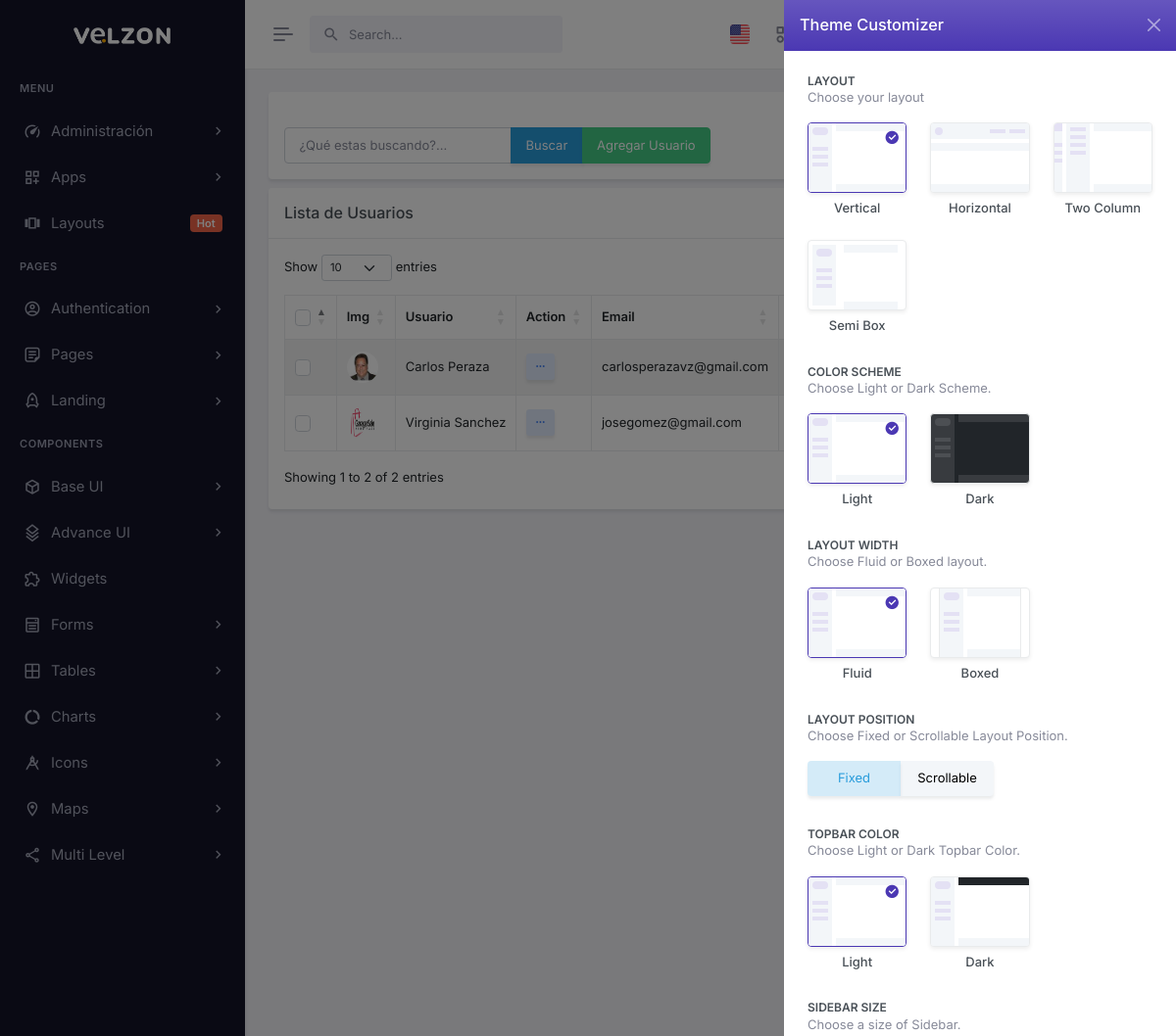
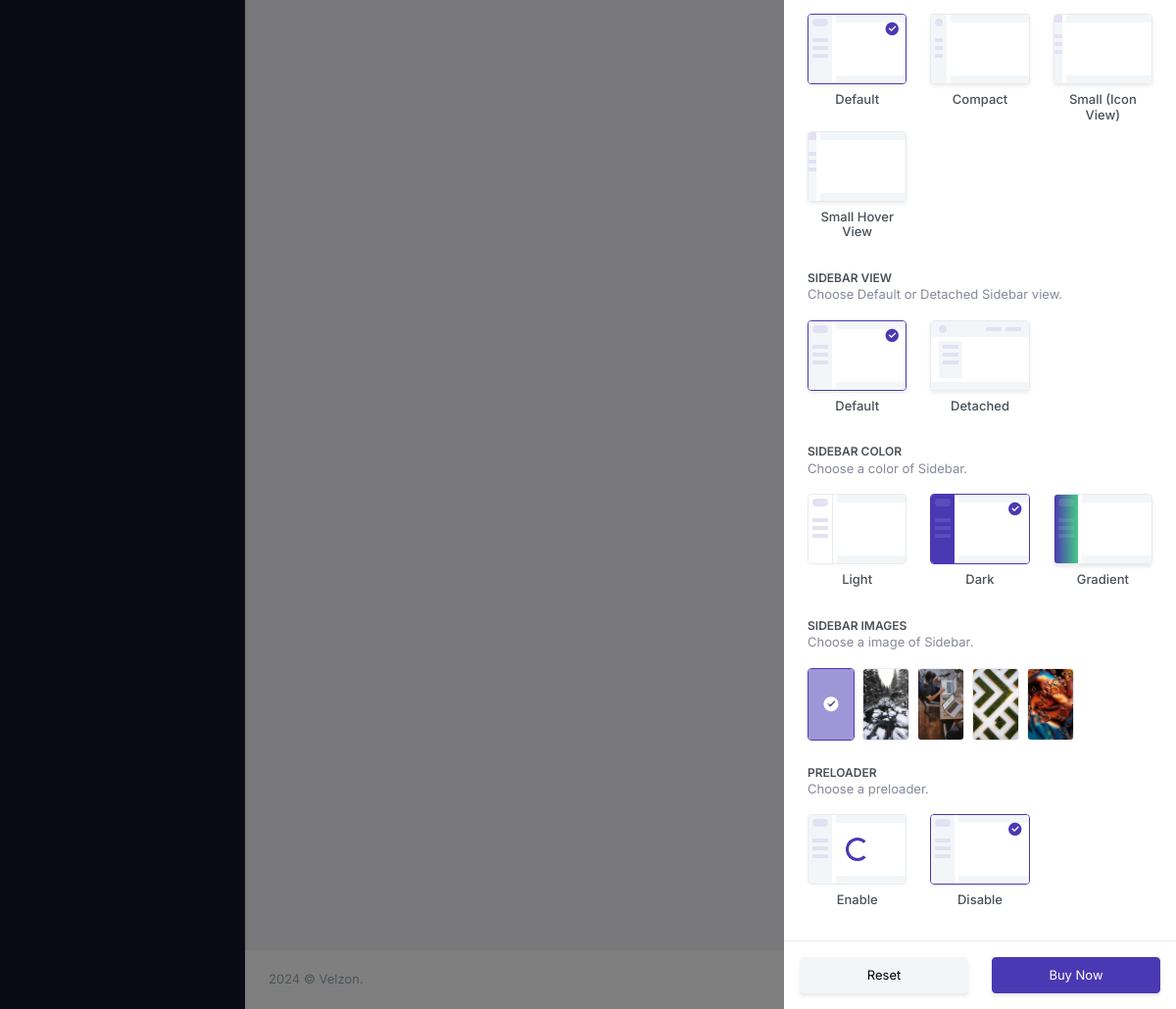
The app's page /userList/ (signed in) with its own data (2 pictures, top to bottom).
### tables this page shows
CREATE TABLE `usuario` (
  `user_id` int(7) NOT NULL AUTO_INCREMENT,
  `firstname` varchar(50) NOT NULL DEFAULT '',
  `lastname` varchar(50) NOT NULL DEFAULT '',
  `email` varchar(50) NOT NULL DEFAULT '',
  `login` varchar(30) NOT NULL DEFAULT '',
  `password` varchar(535) NOT NULL DEFAULT '',
  `usuario_foto` varchar(200) NOT NULL DEFAULT '',
  `caja_id` int(5) NOT NULL DEFAULT 0,
  `created_at` datetime DEFAULT NULL,
  `dateofbirth` datetime DEFAULT NULL,
  `telefono` varchar(45) NOT NULL DEFAULT '',
  `departamento` varchar(80) NOT NULL DEFAULT '',
  `estatus` int(10) unsigned NOT NULL DEFAULT 1,
  `tipo` varchar(20) NOT NULL DEFAULT 'USUARIO',
  `company_id` int(10) unsigned NOT NULL DEFAULT 0,
  `location` text NOT NULL DEFAULT '',
  `colmena_conexion` int(10) unsigned NOT NULL DEFAULT 1000,
  `state` varchar(40) NOT NULL DEFAULT 'CA',
  `city` varchar(80) NOT NULL DEFAULT 'VALENCIA',
  `country` varchar(10) NOT NULL DEFAULT 'VEN',
  `nombre_completo` varchar(250) NOT NULL DEFAULT ' ',
  `pregunta_clave` varchar(200) NOT NULL DEFAULT 'cual es tu nombre?',
  `respuesta_clave` varchar(200) NOT NULL DEFAULT 'usuario de ciudadhive',
  `tarjeta_presentacion` varchar(250) NOT NULL DEFAULT ' ',
  `gender` varchar(1) NOT NULL DEFAULT 'M',
  `rif` varchar(20) NOT NULL DEFAULT 'V-',
  `tcarea` varchar(10) NOT NULL DEFAULT '0',
  `tcnumber` varchar(10) NOT NULL DEFAULT '0',
  PRIMARY KEY (`user_id`),
  KEY `caja_id` (`caja_id`)
);

### autoload.php (called while the page is built, shortened)
<?php
    spl_autoload_register(function($clase){
        $archivo= __DIR__."/".$clase.".php";
        $archivo=str_replace("\\","/",$archivo);
    });

### app/models/mainModel.php (called while the page is built, shortened)
<?php
	class mainModel{
		private $server=DB_SERVER;
		private $db=DB_NAME;
		private $user=DB_USER;
		private $pass=DB_PASS;
		protected function conectar(){
			$conexion = new PDO("mysql:host=".$this->server.";dbname=".$this->db,$this->user,$this->pass);
			$conexion->exec("SET CHARACTER SET utf8");
			return $conexion;
		}
		protected function ejecutarConsulta($consulta){
			$sql=$this->conectar()->prepare($consulta);
			$sql->execute();
			return $sql;
		}
		public function limpiarCadena($cadena){
			$palabras=["<script>","</script>","<script src","<script type=","SELECT * FROM","SELECT "," SELECT ","DELETE FROM","INSERT INTO","DROP TABLE","DROP DATABASE","TRUNCATE TABLE","SHOW TABLES","SHOW DATABASES","<?php","?>","--","^","<",">","==",";","::"];
			$cadena=trim($cadena);
			$cadena=stripslashes($cadena);
			$cadena=trim($cadena);
			$cadena=stripslashes($cadena);
			return $cadena;
		}
	}

### app/controllers/userController.php (called while the page is built, shortened)
<?php
	class userController extends mainModel{
		public function listarTodosUsuarioControlador($busqueda){
			$busqueda=$this->limpiarCadena($busqueda);
			if(isset($busqueda) && $busqueda!="*"){
				$consulta_datos="SELECT * FROM usuario
				WHERE ((user_id!='".$_SESSION['id']."' AND user_id!='1')
				AND (
				concat(firstname, ' ', lastname) LIKE '%$busqueda%'
				OR concat(lastname, ' ', firstname) LIKE '%$busqueda%'
				OR firstname LIKE '%$busqueda%'
				OR lastname LIKE '%$busqueda%' OR email LIKE '%$busqueda%'
				OR login LIKE '%$busqueda%'))
				ORDER BY lastname, firstname ASC";
			}else{
				$consulta_datos="SELECT * FROM usuario
				WHERE user_id!='".$_SESSION['id']."' AND user_id!='1' ORDER BY lastname ASC limit 300";
			}
			$datos = $this->ejecutarConsulta($consulta_datos);
			$datos = $datos->fetchAll();
			return $datos;
			exit();
		}
	}

### app/views/content/userList-view.php (the view, shortened to what this page needs)
<div class="main-content">
    <div class="page-content">
        <div class="container-fluid">
            <?php
            $insMarket = new userController();
            ?>
            <div class="row">
                <div class="col-xxl-3" style="margin-bottom: -15px;">
                    <div class="card">
                        <div class="card-body">
                            <div class="columns">
                                <div class="column">
                                    <form class="FormularioAjax" action="<?php echo APP_URL; ?>app/ajax/buscadorAjax.php" method="POST" autocomplete="off" >
                                        <div class="col-xs-12 col-md-6">
                                            <div class="form-group">
                                                <div class="input-group">
                                                    <input class="form-control is-rounded" type="text"
                                                    name="txt_buscador" placeholder="¿Qué estas buscando?..." pattern="[a-zA-Z0-9áéíóúÁÉÍÓÚñÑ ]{1,30}" maxlength="30" required >
                                                    <button class="btn btn-info" type="submit" >Buscar</button>
                                                    <a href="<?php echo APP_URL; ?>userNew/" class="btn btn-success" >Agregar Usuario</a>
                                                </div>
                                            </div>
                                        </div>
                                    </form>
                                </div>
                            </div>
                        </div>
                    </div>
                </div>
            </div>
            <?php
            if(isset($_SESSION[$url[0]]) && !empty($_SESSION[$url[0]])){
                $datos = $insMarket->listarTodosUsuarioControlador($_SESSION[$url[0]]);
            }else{
                $datos = $insMarket->listarTodosUsuarioControlador("*");
            }
            ?>
            <div class="row">
                <div class="col-lg-12">
                    <div class="card">
                        <div class="card-header">
                            <h5 class="card-title mb-0">Lista de Usuarios</h5>
                        </div>
                        <div class="card-body">
                            <table id="fixed-header" class="table table-bordered dt-responsive nowrap table-striped align-middle" style="width:100%">
                                <thead>
                                    <tr>
                                        <th scope="col" style="width: 10px;">
                                            <div class="form-check">
                                                <input class="form-check-input fs-15" type="checkbox" id="checkAll" value="option">
                                            </div>
                                        </th>
                                        <th>Img</th>
                                        <th>Usuario</th>
                                        <th>Action</th>
                                        <th>Email</th>
                                        <th>Telefono</th>
                                        <th>Status</th>
                                        <th>Create Date</th>
                                    </tr>
                                </thead>
                                <tbody>
                                    <?php
                                    if(is_array($datos)){
                                        foreach($datos as $rows){
                                            if($rows['usuario_foto'] != ""){
                                                $usuario_foto = APP_URL . "app/views/fotos/usuarios/".$rows['usuario_foto'];
                                            }else{
                                                $usuario_foto = "http://localhost/multimarket/app/views/images/users/avatar-1.jpg";
                                            }
                                            ?>
                                            <tr>
                                                <th scope="row">
                                                    <div class="form-check">
                                                        <input class="form-check-input fs-15" type="checkbox" name="checkAll" value="option1">
                                                    </div>
                                                </th>
                                                <td>
        <a href="<?= APP_URL.'userUpdate/'.$rows['user_id'].'/'?>">
            <img class="rounded-circle header-profile-user" src="<?=$usuario_foto?>" alt="Header Avatar">
                                                    </a>
                                                </td>
                                                <td><?=$rows['firstname'] . " " . $rows['lastname'];?></td>
                                                <td>
                                                    <div class="dropdown d-inline-block">
                                                        <button class="btn btn-soft-secondary btn-sm dropdown" type="button" data-bs-toggle="dropdown" aria-expanded="false">
                                                            <i class="ri-more-fill align-middle"></i>
                                                        </button>
                                                    </div>
                                                </td>
                                                <td><?=$rows['email'];?></td>
                                                <td><?=$rows['tcarea']."-".$rows['tcnumber'];?></td>
                                                <td>
                                                    <?php
                                                    if($rows['estatus'] == 1 ){
                                                        ?><span class="badge bg-success">Activo<?php
                                                    }else{
                                                        ?><span class="badge bg-danger">Borrado<?php
                                                    }?>
                                                    </span>
                                                </td>
                                                <td><?=$rows['tcarea']."-".$rows['created_at'];?></td>
                                            </tr>
                                    <?php
                                        }
                                    }
                                    ?>
                                </tbody>
                            </table>
                        </div>
                    </div>
                </div>
            </div>
        </div>
    </div>
</div>

### records on screen
usuario: usuario_foto (picture), firstname "Carlos", lastname "Peraza", email "carlosperazavz@gmail.com"
usuario: usuario_foto (picture), firstname "Virginia", lastname "Sanchez", email "josegomez@gmail.com"
